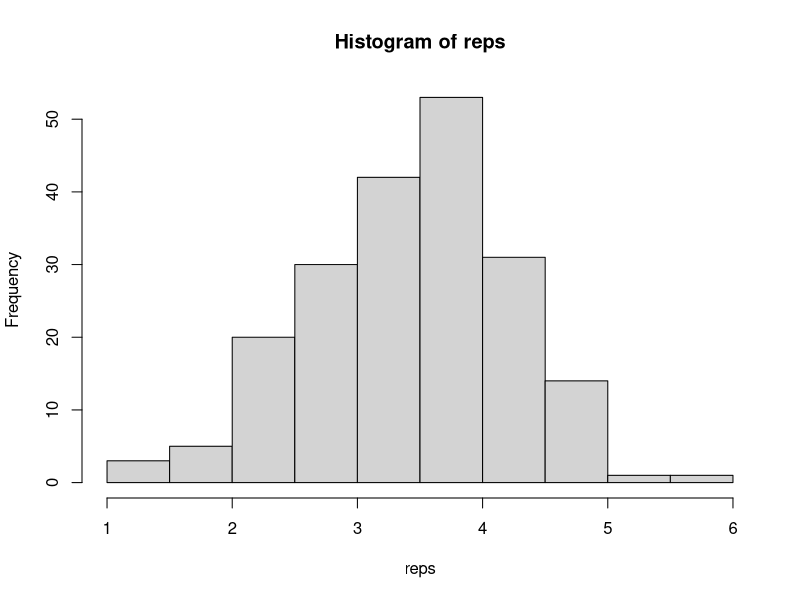
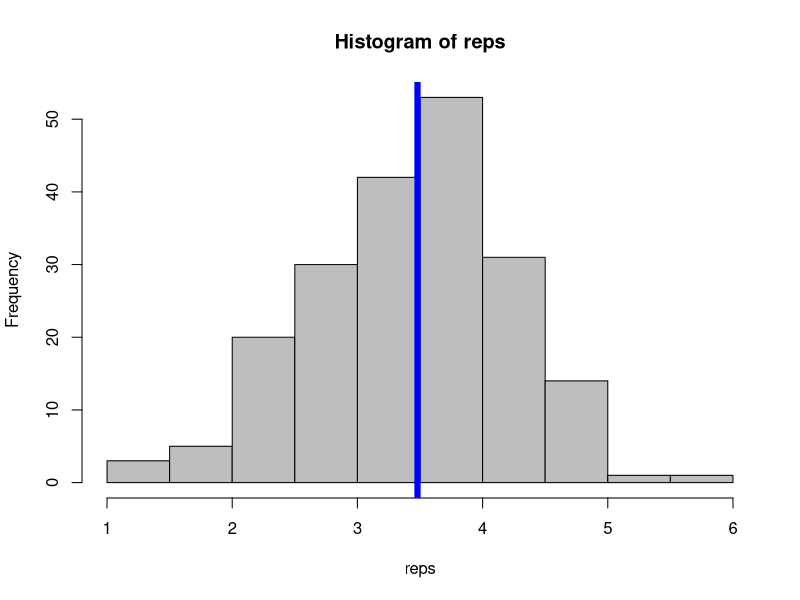
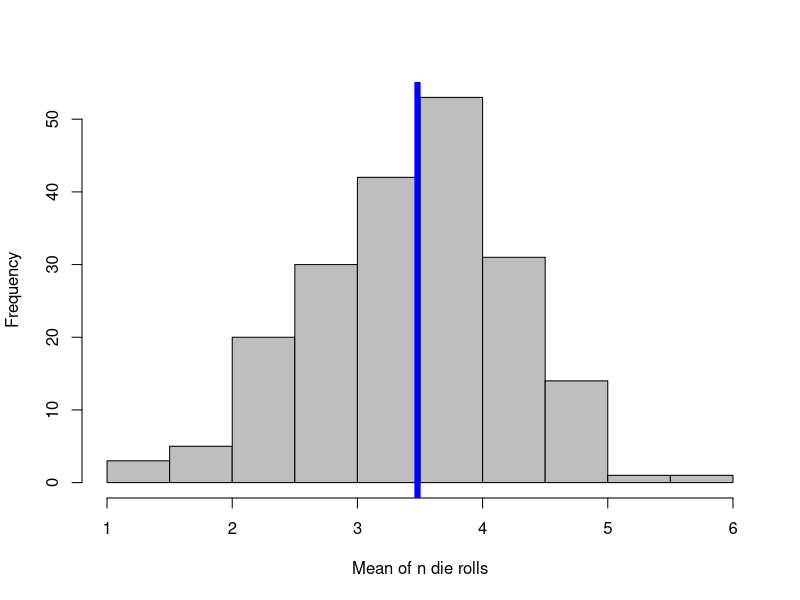
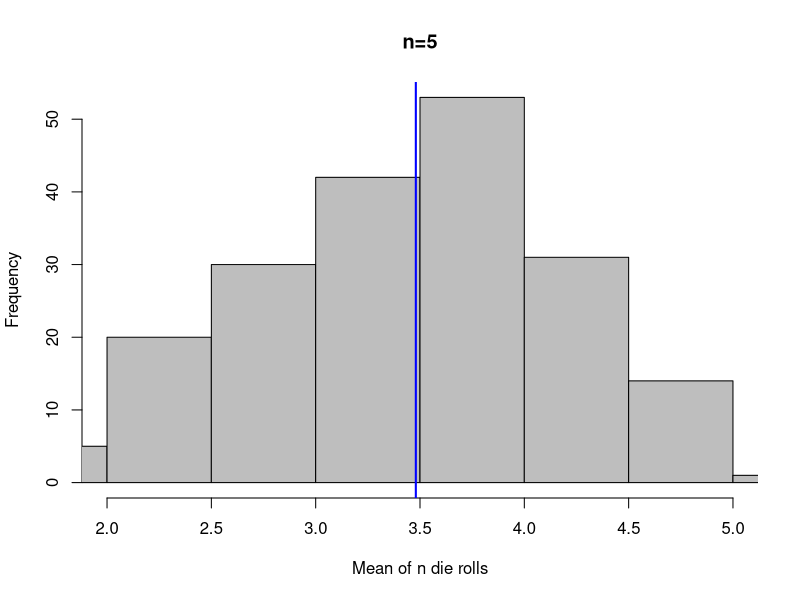
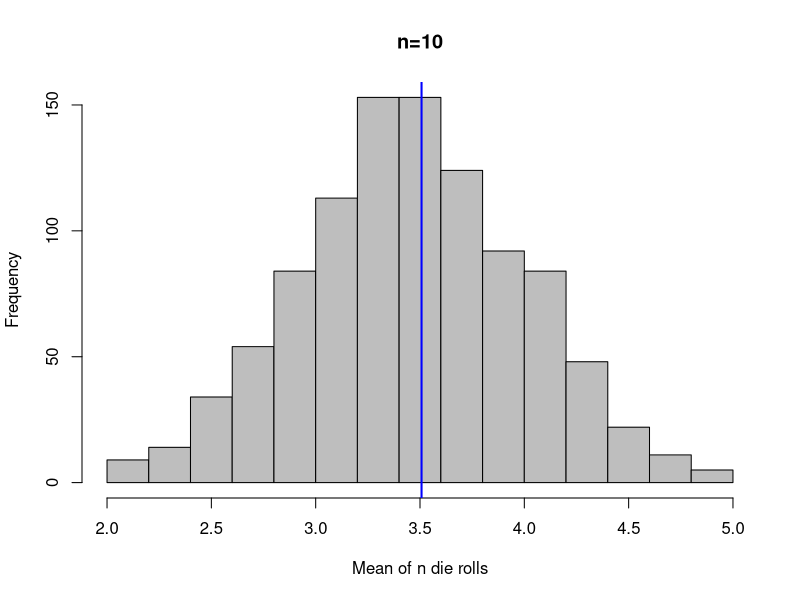
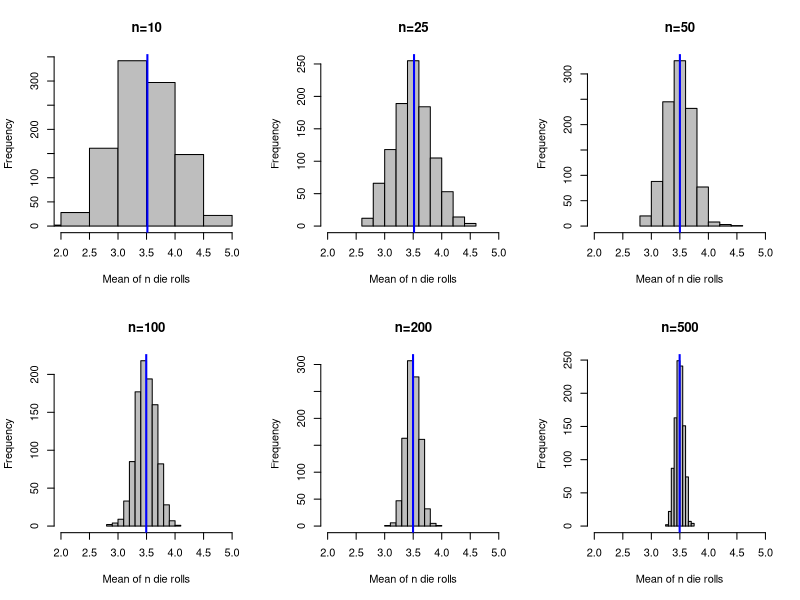
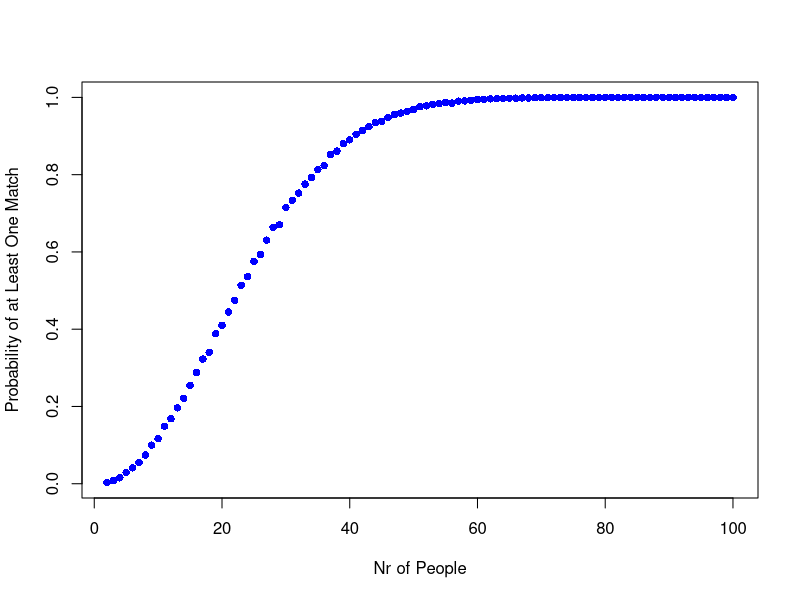

Recreate these plots in R, in order.
## ---- chunk 1
knitr::opts_chunk$set(echo = TRUE)
## ---- chunk 2
data(iris)
dim(iris)[1L]
nrow(iris)
dim(iris)[1L] == nrow(iris) # function method is equivalent to manual method
## ---- chunk 3
nrow_function <- function(x){
  dim(x)[1L]
}
nrow_function(iris)
## ---- chunk 4
for (x in 1:10) {
  print(x)
}

# remember to check out ?reserved - do not name your variables "for" or "in"! 
## ---- chunk 5
vec <- c(rep(NA, 10))
vec
## ---- chunk 6
for(i in 1:10){
    vec[i] <- 2^(i)
}  # does indentation matter? 
vec
class(vec)
## ---- chunk 7
for (i in 1:5) {
    vec[i] <- 3^i
}                
vec
#This has changed only the first five entries of `vec`
## ---- chunk 8
animal.names <- c("Cat", "Dog", "Pig", "Elephant", "Giraffe")
animal.names
## ---- chunk 9
animals.length <- rep(NA, length(animal.names))
animals.length
## ---- chunk 10
names(animals.length) <- animal.names
animals.length  #See how we are building this from scratch?
## ---- chunk 11
for (i in animal.names) {
  animals.length[i] <- nchar(i)
}
animals.length
## ---- chunk 12
for (x in 1:10) {
  if (x < 5)
    print(x)
}
## ---- chunk 13
## YOUR CODE HERE
## ---- chunk 14
x <- 1:10
for (x in 1:length(x)) {
    if (x > 7) {
        print(x)
    }else{                     
      print("Error: number not big enough to print. x must be greater than 7")
    }
}
#Super cool! :)  This is essentially what R is doing under the hood. 
## ---- chunk 15
set.seed(1)
animal <- sample(c("cat", "dog"), 10, replace = TRUE)
animal
## ---- chunk 16
animal_sound <- ifelse(animal == "cat", "meow?", "WOOF!")       
animal_sound
## ---- chunk 17
animals_int <- ifelse(animal_sound == "WOOF!", 0, 1)
animals_int
## ---- chunk 18
animal2 <- ifelse(animals_int == 1, "cat", "dog")
animal2

animal == animal2 # sanity checks
sum(animal != animal2) 
## ---- chunk 19
## YOUR CODE HERE
## ---- chunk 20
test_function <- function(x){
  x ^ 2
}

class(test_function)        # Returns the class of `test_function`
formals(test_function)      # Shows the defined arguments
body(test_function)         # Displays the statements to be evaluated
environment(test_function)  # Returns the "global" environment
test_function               # Shows your function as you have written it
## ---- chunk 21
test_function
test_function(2)
test_function(1:10) # is this the same as c(1:10) ^ 2?
## ---- chunk 22
f <- function(x, y=2){
  (x + y) / y
}
f(x = 5)
f(x = 5, y = 10)
## ---- chunk 23
f <- function(x, y=2){
  z <- 5
  (x + y) / z
}

# since we defined two arguments x and y, the function thinks the first one is x and the second one is y. You can overwrite y like this:
f(4, 4)  
f(x = 4, y = 4) # produces the same result

ls() # objects defined in the function environment only exist inside the function; they are not found in the global environment! 
## ---- chunk 24
z <- 5 # define z outside of the function environment

f <- function(x, y=2){
  (x + y) / z
}
f(4, 4)

ls() # the function envrionment can indeed use objects defined in the global environment. 
## ---- chunk 25
function_squared = function(x){
  for (i in 1:x) {
    y <- i ^ 2
  print(y)
  }
}
function_squared(10)
## ---- chunk 26
# construct a dummy data frame 
cylinders = data.frame(height = c(3,4,5,6,7),
                       radius = c(1,3,2,1,5))
cylinders

# write a function that computes the volume of these cylinders
# the two arguments are defined as the height and radius columns
cylinders_function = function(height, radius){
  volume = pi * radius ^ 2 * height
  print(volume)
}

str(cylinders)

# plug in height and radius
cylinders_function(height = cylinders$height, radius = cylinders$radius)
## ---- chunk 27
sample(1:6, 1)

# We can also use the sample function to simulate 100 die rolls...
sample(1:6, 100, replace = TRUE)
## ---- chunk 28
set.seed(1)
die_roll_mean <- function(nr_rolls){
    rolls <- sample(1:6, nr_rolls, replace = TRUE)
    mean(rolls)
}

die_roll_mean(nr_rolls = 100)
## ---- chunk 29
# 100 roll mean
reps <- replicate(200, die_roll_mean(nr_rolls = 100)) 
## ---- chunk 30
# 5 roll mean
reps <- replicate(200, die_roll_mean(nr_rolls = 5)) 
## ---- chunk 31
hist(reps)

hist(reps, col = "grey")
abline(v = mean(reps), col = "blue", lwd = 6)

my_hist <- function(sims){
    hist(sims, col = "grey", xlab = "Mean of n die rolls", main = "")
    abline(v = mean(sims), col = "blue", lwd = 6)
}

my_hist(sims = reps)
## ---- chunk 32
my_hist <- function(sims, n){
    hist(sims, col = "grey",  xlab = "Mean of n die rolls",
         main = paste0("n=", n), xlim = c(2,5))
    abline(v = mean(sims), col = "blue", lwd = 2)
    }

my_hist(sims = reps, n = 5)
## ---- chunk 33
nr_die_rolls <- c(10, 25, 50, 100, 200, 500)
## ---- chunk 34
reps <- replicate(1000, die_roll_mean(nr_rolls = nr_die_rolls[1])) 
my_hist(sims = reps, n = nr_die_rolls[1])
## ---- chunk 35
par(mfrow = c(2,3))

for (i in 1:length(nr_die_rolls)) {
    reps <- replicate(1000, die_roll_mean(nr_rolls = nr_die_rolls[i]))
    my_hist(sims = reps, n = nr_die_rolls[i])
}
## ---- chunk 36
set.seed(94705)  
birthdays <- sample(1:365, 25, replace = TRUE)
birthdays
## ---- chunk 37
unique(birthdays)
length(unique(birthdays))
## ---- chunk 38
set.seed(94705)
birthday_function <- function(people = 25){
    
    # we populate the room
    birthdays <- sample(1:365, people, replace = TRUE)

    # get the unique number of bdays
    unique_bdays <- length(unique(birthdays))

    # and return a 1 if at least one bday is repeated.
    as.numeric(unique_bdays != people)
}

birthday_function(people = 25)
## ---- chunk 39
set.seed(94705)
many_sims <- replicate(1000, birthday_function(people = 25)) 
## ---- chunk 40
mean(many_sims)
## ---- chunk 41
people <- 2:100
sims <- matrix(NA, nrow = length(people), ncol = 2)

for (i in 1:length(people)) {
    many_sims <- replicate(5000, birthday_function(people = people[i]))
    sims[i,] <- c(people[i], mean(many_sims))
}

head(sims)
## ---- chunk 42
par(mfrow = c(1,1))
plot(x = sims[,1], y = sims[,2], 
     pch = 16, col = "blue", 
     xlab = "Nr of People", 
     ylab = "Probability of at Least One Match")
